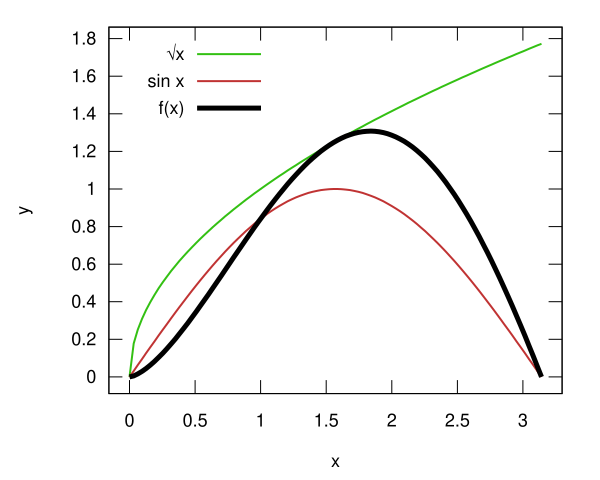

The gnuplot source for this figure:
set terminal svg font "Helvetica,18"
set xlabel "x"
set ylabel "y"
set key left top
plot [0:3.14159] sqrt(x) lw 2 lt rgb "#33c013" t "√x", \
                 sin(x) lw 2 lt rgb "#c03333" t "sin x", \
                 sqrt(x) * sin(x) lw 5 lt rgb "#000000" t "f(x)"
